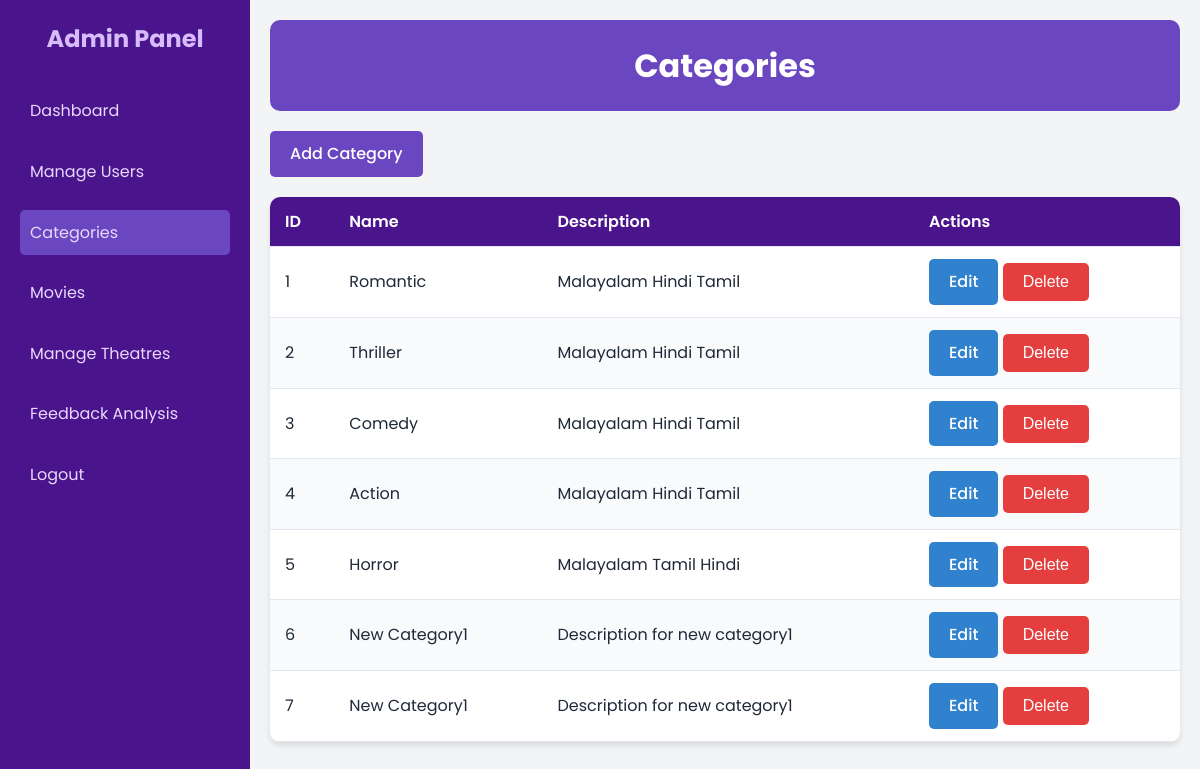
The page /categories/ on the database as committed earlier.
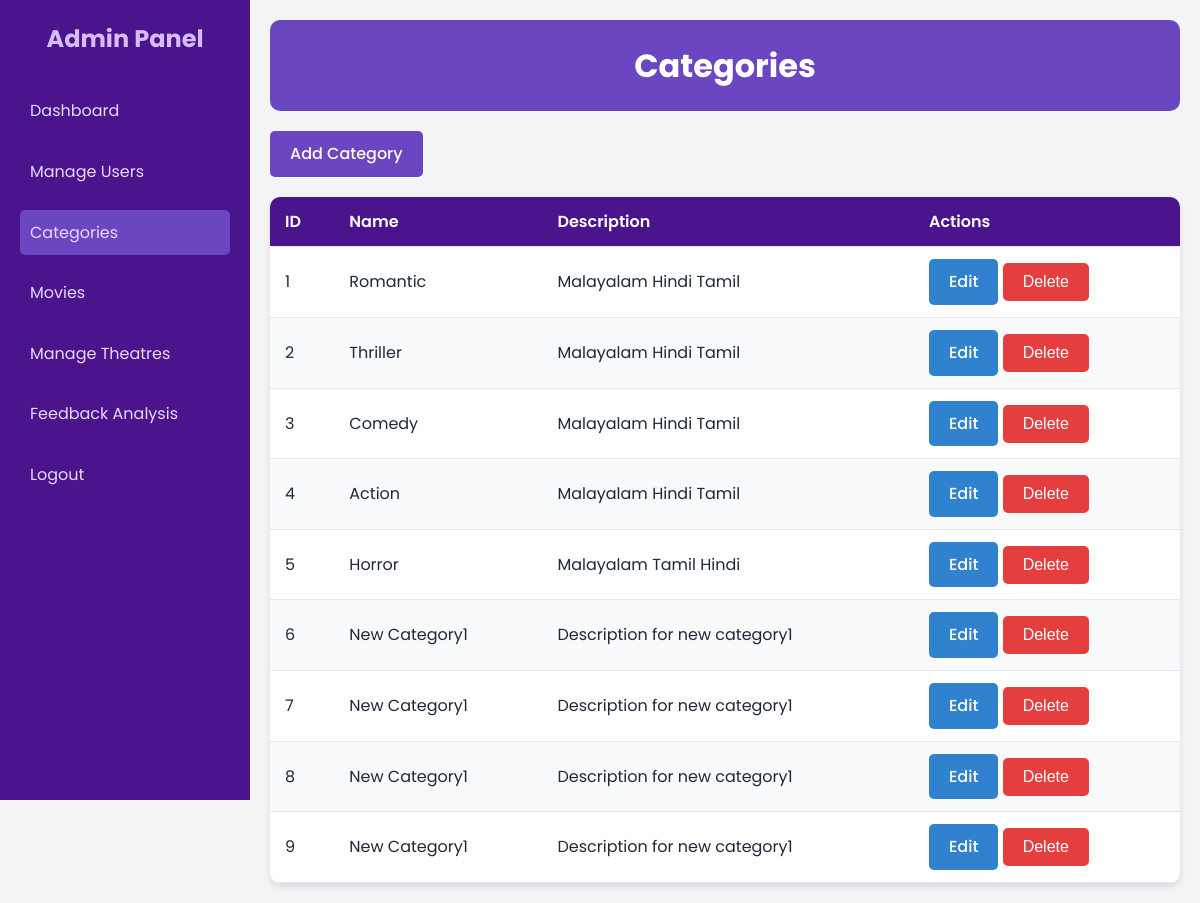
The same page on the database as committed later.
### myapp/models.py (models this page shows, shortened)
class Category(models.Model):
    name = models.CharField(max_length=100)
    description = models.TextField(blank=True, null=True)

### myapp/views.py (the view)
# urls.py: path('categories/', views.list_categories, name='list_categories'),
def list_categories(request):
    categories = Category.objects.all()
    return render(request, 'list_categories.html', {'categories': categories})

### templates/list_categories.html (shortened to what this page needs)
{% load static %}
<!DOCTYPE html>
<html lang="en">
<head>
</head>
<body>
    <div class="container">
        <div class="sidebar">
            <h2>Admin Panel</h2>
            <ul>
                <li><a href="{% url 'admin_dashboard' %}">Dashboard</a></li>
                <li><a href="{% url 'view_customers' %}">Manage Users</a></li>
                <li class="active"><a href="{% url 'list_categories' %}">Categories</a></li>
                <li><a href="{% url 'list_movies' %}">Movies</a></li>
                <li><a href="{% url 'admin_theatre_list' %}">Manage Theatres</a></li>
                <li><a href="{% url 'sentiment_analysis' %}">Feedback Analysis</a></li>
                <li><a href="{% url 'logout' %}">Logout</a></li>
            </ul>
        </div>
        <div class="main-content">
            <div class="header">
                <h1>Categories</h1>
            </div>
            <a href="{% url 'add_category' %}" class="btn btn-add">Add Category</a>
            <table>
                <thead>
                    <tr>
                        <th>ID</th>
                        <th>Name</th>
                        <th>Description</th>
                        <th>Actions</th>
                    </tr>
                </thead>
                <tbody>
                    {% for category in categories %}
                    <tr>
                        <td>{{ category.id }}</td>
                        <td>{{ category.name }}</td>
                        <td>{{ category.description }}</td>
                        <td>
                            <a href="{% url 'edit_category' category.pk %}" class="btn btn-edit">Edit</a>
                            <form action="{% url 'delete_category' category.pk %}" method="post" style="display:inline;">
                                <button type="submit" class="btn btn-delete" onclick="return confirm('Are you sure you want to delete this category?');">Delete</button>
                            </form>
                        </td>
                    </tr>
                    {% empty %}
                    <tr>
                        <td colspan="4">No categories found.</td>
                    </tr>
                    {% endfor %}
                </tbody>
            </table>
        </div>
    </div>
</body>
</html>

### templates/list_categories.html (style rules this page uses)
* { margin: 0; padding: 0; box-sizing: border-box; }
body { font-family: 'Poppins', sans-serif; background-color: #f3f4f6; color: #1f2937; line-height: 1.6; }
.container { display: flex; }
.sidebar { width: 250px; height: 100vh; background-color: #4a148c; color: #e9d8fd; padding: 20px; position: fixed; }
.sidebar h2 { color: #d6bcfa; margin-bottom: 30px; font-size: 1.5em; text-align: center; }
.sidebar ul { list-style: none; }
.sidebar ul li { margin-bottom: 15px; }
.sidebar ul li a { color: #e9d8fd; text-decoration: none; display: block; padding: 10px; border-radius: 5px; transition: background-color 0.3s ease; }
.sidebar ul li a:hover, .sidebar ul li.active a { background-color: #6b46c1; }
.main-content { flex: 1; margin-left: 250px; padding: 20px; }
.header { background-color: #6b46c1; color: #fff; padding: 20px; text-align: center; margin-bottom: 20px; border-radius: 10px; }
.header h1 { font-size: 2em; }
.btn { display: inline-block; padding: 10px 20px; background-color: #6b46c1; color: #fff; text-decoration: none; border-radius: 5px; transition: background-color 0.3s ease; border: none; cursor: pointer; font-size: 16px; font-weight: 500; }
.btn-add { margin-bottom: 20px; }
.btn-edit { background-color: #3182ce; }
.btn-delete { background-color: #e53e3e; }
table { width: 100%; border-collapse: collapse; background-color: #fff; border-radius: 10px; overflow: hidden; box-shadow: 0 4px 6px rgba(0, 0, 0, 0.1); }
th, td { padding: 12px 15px; text-align: left; border-bottom: 1px solid #e2e8f0; }
th { background-color: #4a148c; color: #fff; font-weight: 600; }
tr:nth-child(even) { background-color: #f8fafc; }

Rows that differ between the two databases and show on the page:
added Category: id "8", name "New Category1", description "Description for new category1"
added Category: id "9", name "New Category1", description "Description for new category1"
